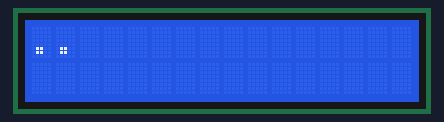
The sketch below on a simulated ESP8266 (NodeMCU). On the bench: 16×2 character LCD. WiFi joins after 1.5 s; servers stay silent unless stated; uploads are accepted with an empty reply.

Above: at 1.1 s.
At 2.5 s:
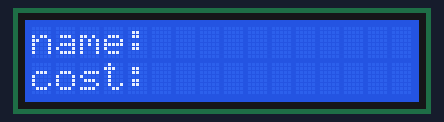

The sketch:

LCDESP.ino
```cpp
#include <LiquidCrystal_I2C.h>
#include <ESP8266WiFi.h>
#include <WiFiClient.h>
#include <Wire.h>

const char WIFI_SSID[] = "FPT Telecom";
const char WIFI_PSK[] = "bkfet1234";

const char http_site[] = "trananh-test.tk";
const int http_port = 80;

int id ;
String id_string;
char gia[16];
char tensp[16];
char a=0,b=0,d=0,i,j,k,l,m;

WiFiClient client;
LiquidCrystal_I2C lcd(0x3F,16,2);

void setup(){

   id= ESP.getChipId();
   //id=2;
   id_string = String(id);
   Wire.begin(13,12);
   lcd.begin();
   lcd.backlight();
   connectWifi();

}

void loop(){
  if (a==0){
      getPage();
      a=1;
      j=0;
      m=0;
      }

  if(client.available()){

    char c = client.read();
    if (d == 1)    d=2;
    if (b == 1)    b=2;
    if (c =='[')   b=1;
    if (c ==']')   b=0;
    if (c == '{')  d=1;
    if (c == '}')  d=0;
    if(b==2){
      gia[j] = c;
      j++;
    }
    if(d==2){
      tensp[m] = c;
      m++;
    }
    }
  if(!client.connected()){
    lcd.clear();
    lcd.setCursor(0,0);
    lcd.print("name:");
    lcd.print(tensp);
    lcd.setCursor(0,1);
    lcd.print("cost:");
    lcd.print(gia);
    client.stop();
    delay(15000);
    a=0;
    for (i=0;i<j;i++){
      gia[i]=' ';
    }
    for (l=0;l<m;l++){
      tensp[l]=' ';
    }
  }

}

//Attempt tp connect to Wifi
void connectWifi(){
  WiFi.mode(WIFI_STA);
  WiFi.begin(WIFI_SSID,WIFI_PSK);
  while (WiFi.status() != WL_CONNECTED){
    k++;
    lcd.print(".");
    delay(1000);
    if(k>15) {
      lcd.clear();
      lcd.print("not connected");
      delay(3000);
      ESP.reset();
    }
  }
}


void getPage(){
  if(!client.connect(http_site,http_port)){
      lcd.print("web fail");
      delay(3000);
      ESP.reset();
  }
  client.print("GET /get.php?id=");
  client.print(id_string);
  client.println(" HTTP/1.1");
  client.print("Host: ");
  client.println(http_site);
  client.println("Connection: close");
  client.println();
}
```

Measured:
- what the display in image 0 shows lasts 1.3 s, from 1.1 s to 2.4 s
